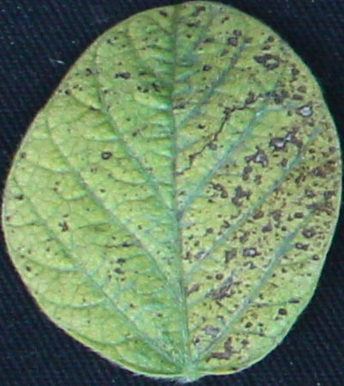
#> input picture data/leaves/I1.png, 344 x 386 px; its folder holds only this picture in this run
$ jupyter execute --allow-errors image_preprocessing_transformation.ipynb
#> lines starting #> are read from the running program, lines starting #| are printed output that depends on the picture
The code is written in google colab where the leaves folder needs to be copied

# **Randomly rotate, shift, scale and warp**

[cell 1]
from google.colab import drive
drive.mount('/content/drive')

import cv2
import numpy as np
import os
import glob
import random

def random_transformation(image):
    rows, cols, ch = image.shape

    # Random rotation
    angle = np.random.randint(-30, 30)
    M_rotate = cv2.getRotationMatrix2D((cols / 2, rows / 2), angle, 1)
    rotated_image = cv2.warpAffine(image, M_rotate, (cols, rows))

    # Random shifting
    tx = np.random.randint(-10, 10)
    ty = np.random.randint(-10, 10)
    M_shift = np.float32([[1, 0, tx], [0, 1, ty]])
    shifted_image = cv2.warpAffine(rotated_image, M_shift, (cols, rows))

    # Random scaling
    scale = np.random.uniform(0.9, 1.1)
    scaled_image = cv2.resize(shifted_image, None, fx=scale, fy=scale, interpolation=cv2.INTER_LINEAR)
    rows, cols, ch = scaled_image.shape

    # Random warping
    random_quad = np.float32([
        [np.random.randint(0, cols / 4), np.random.randint(0, rows / 4)],
        [np.random.randint(3 * cols / 4, cols), np.random.randint(0, rows / 4)],
        [np.random.randint(0, cols / 4), np.random.randint(3 * rows / 4, rows)],
        [np.random.randint(3 * cols / 4, cols), np.random.randint(3 * rows / 4, rows)]
    ])

    original_quad = np.float32([
        [0, 0],
        [cols, 0],
        [0, rows],
        [cols, rows]
    ])

    M_warp = cv2.getPerspectiveTransform(original_quad, random_quad)
    warped_image = cv2.warpPerspective(scaled_image, M_warp, (cols, rows))

    return warped_image

# Paths
folder_path = '/content/drive/MyDrive/Agricultural_Image_Analytics/AgandBio/leaves'
output_folder = '/content/drive/MyDrive/Agricultural_Image_Analytics/AgandBio/leaves/transformed'

# Create the output folder if it doesn't exist
if not os.path.exists(output_folder):
    os.makedirs(output_folder)

# Load all images from the folder
leaf_images = [cv2.imread(file) for file in glob.glob(folder_path + '/*.png')]
#> leaf_images = 1 item
print(len(leaf_images))
#| 1

# Ensure all images are loaded properly
leaf_images = [img for img in leaf_images if img is not None]

# Generate 100 images
for i in range(100):
    # Randomly pick an index for one of the leaf images
    idx = random.randint(0, len(leaf_images) - 1)
    original_image = leaf_images[idx]
    new_image = random_transformation(original_image)

    # Save the transformed image
    cv2.imwrite(os.path.join(output_folder, f'transformed_image_{i+1}.jpg'), new_image)
#> this loop made 100 passes
#> pass 1, in random_transformation, `rotated_image = cv2.warpAffine(image, M_rotate, (cols, rows))`:
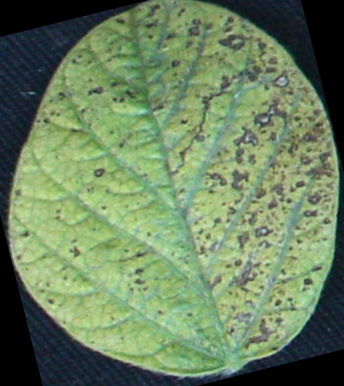
#> rotated_image: shape (386, 344, 3); mean B, G, R 95.4, 129.8, 107
#> pass 1, in random_transformation, `shifted_image = cv2.warpAffine(rotated_image, M_shift, (cols, rows))`:
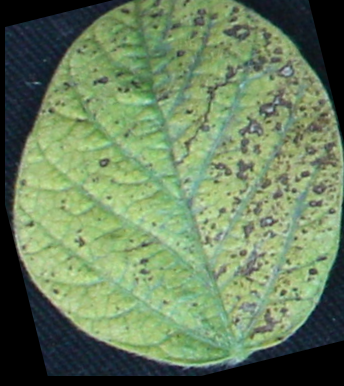
#> shifted_image: shape (386, 344, 3); mean B, G, R 94.3, 128.6, 106.1
#> pass 1, in random_transformation, `warped_image = cv2.warpPerspective(scaled_image, M_warp, (cols, rows))`:
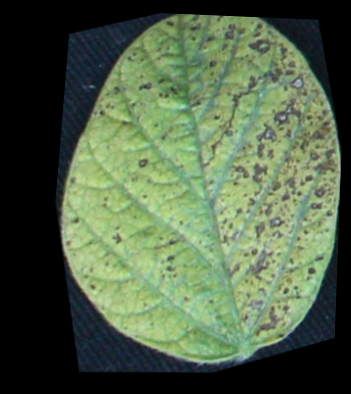
#> warped_image: shape (394, 351, 3); mean B, G, R 72, 98.2, 80.9
#> original_image is the input picture: shape (386, 344, 3); mean B, G, R 100, 133.2, 109.3

print('Transformed images have been saved.')

# **Generating the patches**

[cell 2]
import cv2
import numpy as np
import os
import glob
import random

# Function to extract a random patch from an image
# [13 lines left out: function extract_random_patch, not called in this run]

# Path to the folder containing the 100 transformed images
transformed_images_folder = '/content/drive/MyDrive/Agricultural_Image_Analytics/AgandBio/leaves/transformed'

# Output folder for the patches
patches_output_folder = '/content/drive/MyDrive/Agricultural_Image_Analytics/AgandBio/leaves/patches'

# Create the output folder if it doesn't exist
if not os.path.exists(patches_output_folder):
    os.makedirs(patches_output_folder)

# Load all transformed images from the folder
transformed_images = [cv2.imread(file) for file in glob.glob(transformed_images_folder + '/*.jpg')]
#> transformed_images = []

# Ensure all images are loaded properly
transformed_images = [img for img in transformed_images if img is not None]

# Extract and save a patch from each transformed image
for idx, image in enumerate(transformed_images):
    try:
        patch = extract_random_patch(image, patch_size=(50, 50))  # Specify your patch size here
        cv2.imwrite(os.path.join(patches_output_folder, f'patch_{idx+1}.jpg'), patch)
    except ValueError as e:
        print(f"Error extracting patch from image {idx+1}: {e}")
#> this loop made 0 passes

print('Patches have been extracted and saved.')

$ run again, on data/leaves/I5.png
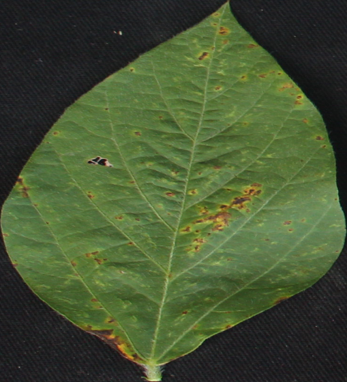
#> input picture data/leaves/I5.png, 347 x 382 px
#> leaf_images = 1 item
#| 1
#> the loop `for i in range(100):` made 100 passes
#> pass 1, in random_transformation, `shifted_image = cv2.warpAffine(rotated_image, M_shift, (cols, rows))`:
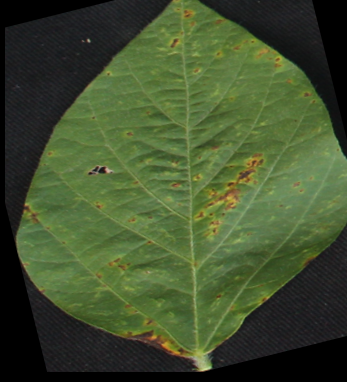
#> shifted_image: shape (382, 347, 3); mean B, G, R 46.4, 80.3, 65.3
#> pass 1, in random_transformation, `warped_image = cv2.warpPerspective(scaled_image, M_warp, (cols, rows))`:
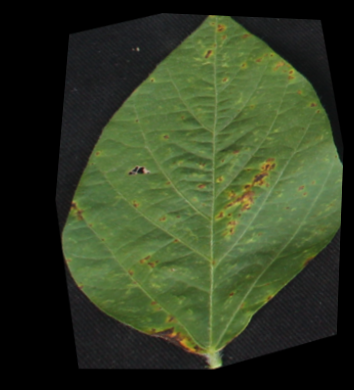
#> warped_image: shape (390, 354, 3); mean B, G, R 35.3, 61.1, 49.7
#> original_image is the input picture: shape (382, 347, 3); mean B, G, R 50.4, 84.4, 69.3
#> transformed_images = []

$ run again, on data/leaves/I6.png
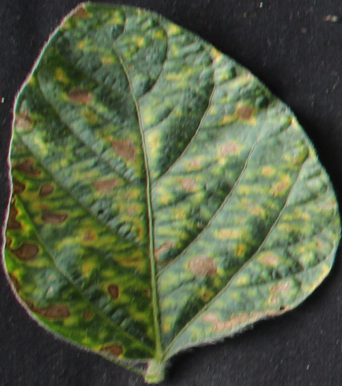
#> input picture data/leaves/I6.png, 342 x 386 px
#> leaf_images = 1 item
#| 1
#> the loop `for i in range(100):` made 100 passes
#> pass 1, in random_transformation, `shifted_image = cv2.warpAffine(rotated_image, M_shift, (cols, rows))`:
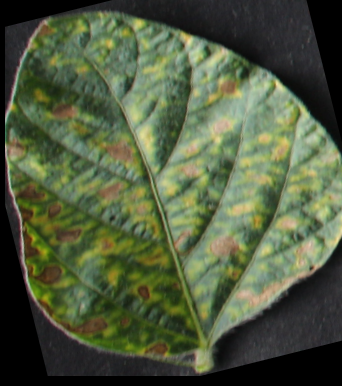
#> shifted_image: shape (386, 342, 3); mean B, G, R 63.1, 91.3, 80.5
#> pass 1, in random_transformation, `warped_image = cv2.warpPerspective(scaled_image, M_warp, (cols, rows))`:
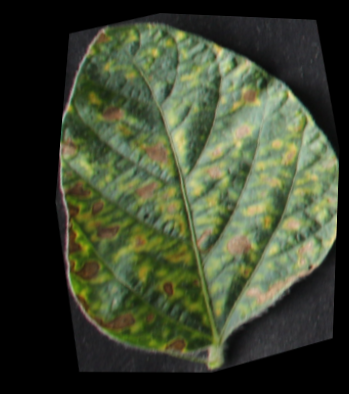
#> warped_image: shape (394, 349, 3); mean B, G, R 47.5, 69.1, 61
#> original_image is the input picture: shape (386, 342, 3); mean B, G, R 68.5, 96.6, 85.8
#> transformed_images = []

$ run again, on data/leaves/I7.png
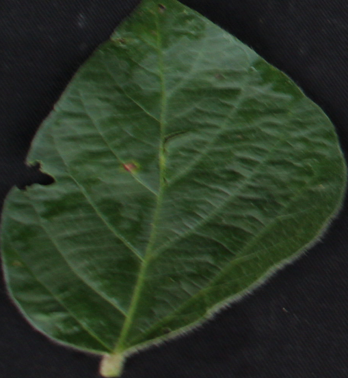
#> input picture data/leaves/I7.png, 348 x 378 px
#> leaf_images = 1 item
#| 1
#> the loop `for i in range(100):` made 100 passes
#> pass 1, in random_transformation, `shifted_image = cv2.warpAffine(rotated_image, M_shift, (cols, rows))`:
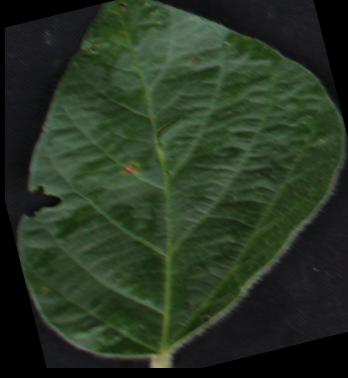
#> shifted_image: shape (378, 348, 3); mean B, G, R 35.1, 53.1, 39.9
#> pass 1, in random_transformation, `warped_image = cv2.warpPerspective(scaled_image, M_warp, (cols, rows))`:
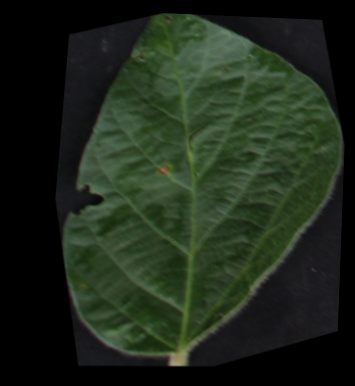
#> warped_image: shape (386, 355, 3); mean B, G, R 26.7, 40.5, 30.4
#> original_image is the input picture: shape (378, 348, 3); mean B, G, R 38.6, 56.4, 43.2
#> transformed_images = []

$ run again, on data/leaves/I2.png
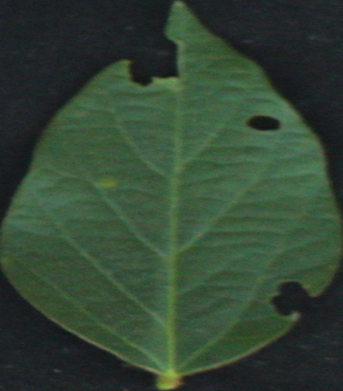
#> input picture data/leaves/I2.png, 343 x 391 px
#> leaf_images = 1 item
#| 1
#> the loop `for i in range(100):` made 100 passes
#> pass 1, in random_transformation, `shifted_image = cv2.warpAffine(rotated_image, M_shift, (cols, rows))`:
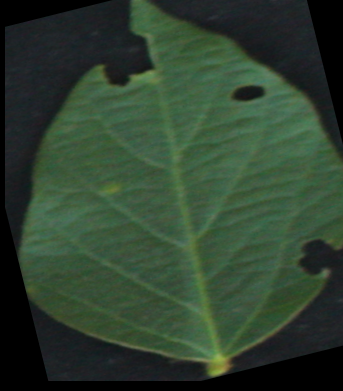
#> shifted_image: shape (391, 343, 3); mean B, G, R 47.8, 65.5, 46.9
#> pass 1, in random_transformation, `warped_image = cv2.warpPerspective(scaled_image, M_warp, (cols, rows))`:
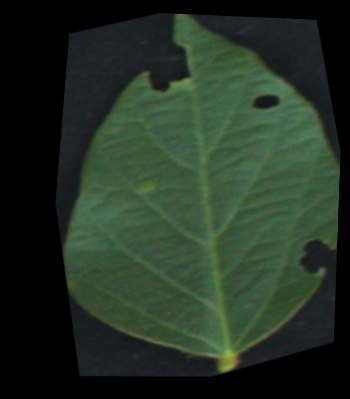
#> warped_image: shape (399, 350, 3); mean B, G, R 36.2, 49.8, 35.6
#> original_image is the input picture: shape (391, 343, 3); mean B, G, R 52.4, 70.1, 50.8
#> transformed_images = []
